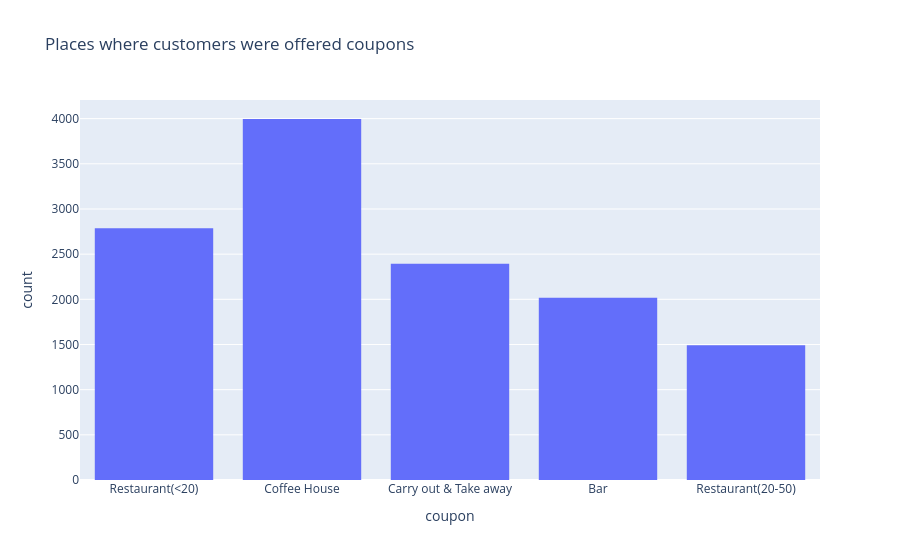

Here is the notebook cell this chart was saved with:
### Code cell
fig = px.histogram(data, x="coupon", title="Places where customers were offered coupons")     
fig.write_image("images/all_yes.png")
fig.show()

### Figure 1 — Plotly figure (JSON) as saved in the notebook; plotly's stock layout.template omitted (floating-point values rounded to 4 significant figures; data arrays with more than 128 entries replaced by an {"elided": "..."} marker saying what was removed)
{"data": [{"bingroup": "x", "hovertemplate": "coupon=%{x}<br>count=%{y}<extra></extra>", "legendgroup": "", "marker": {"color": "#636efa", "pattern": {"shape": ""}}, "name": "", "orientation": "v", "showlegend": false, "type": "histogram", "x": {"elided": "12684 str values"}, "xaxis": "x", "yaxis": "y"}], "layout": {"barmode": "relative", "legend": {"tracegroupgap": 0}, "title": {"text": "Places where customers were offered coupons"}, "xaxis": {"anchor": "y", "domain": [0, 1], "title": {"text": "coupon"}}, "yaxis": {"anchor": "x", "domain": [0, 1], "title": {"text": "count"}}}}
